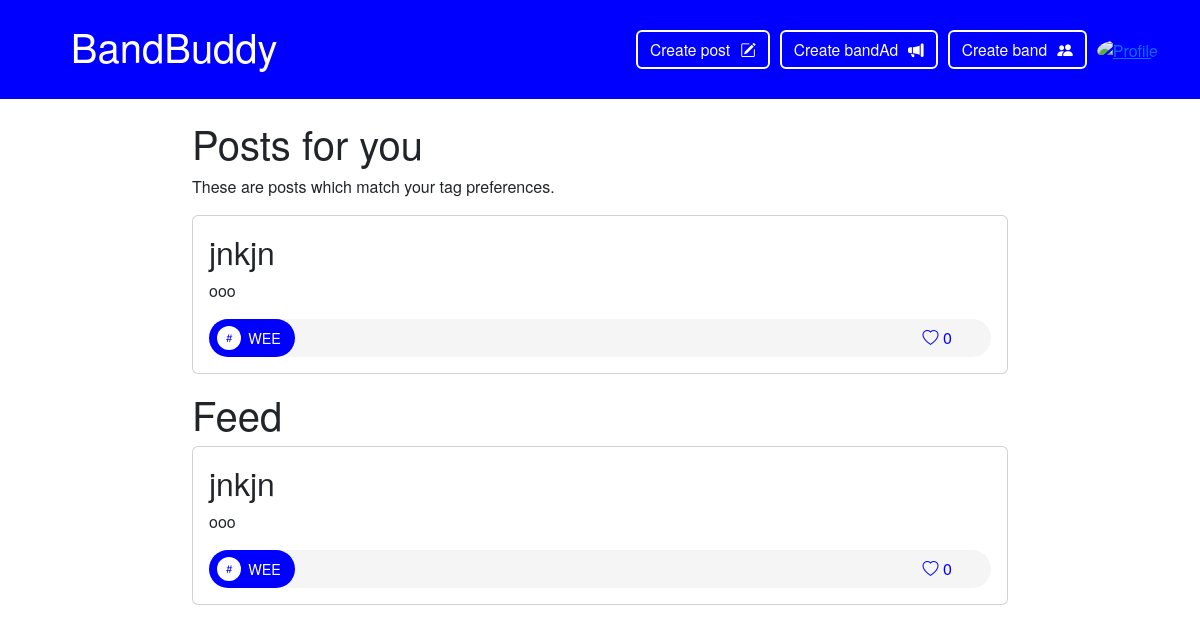
Screenshot of / (signed in) with the database file from the repository.
### app/models.py (models this page shows)
class User(db.Model):
    id = db.Column(db.Integer, primary_key=True)
    name = db.Column(db.String(50), nullable=False)
    email = db.Column(db.String(50), unique=True, nullable=False)
    password = db.Column(db.String(128), nullable=False)
    profile_picture = db.Column(db.String(100), nullable=True)
    likes = db.relationship('Like', back_populates='user', cascade='all, delete-orphan')
    interests = db.relationship('Interest', back_populates='user', cascade='all, delete-orphan')
    tag_preferences = db.relationship('Tag', secondary=user_tag_preferences, back_populates='users')
    bands = db.relationship('Band', back_populates='owner', cascade='all, delete-orphan')
    posts = db.relationship('Post', back_populates='author', cascade='all, delete-orphan')

class Post(db.Model):
    id = db.Column(db.Integer, primary_key=True)
    content = db.Column(db.String(500), nullable=False)
    image = db.Column(db.String(50), nullable=True)
    author_id = db.Column(db.Integer, db.ForeignKey('user.id'), nullable=False)
    date = db.Column(db.DateTime, nullable=False, default=datetime.utcnow)
    likes = db.relationship('Like', back_populates='post', cascade='all, delete-orphan')
    author = db.relationship('User', back_populates='posts')
    tags = db.relationship('Tag', secondary=post_tags, back_populates='posts')

class Tag(db.Model):
    id = db.Column(db.Integer, primary_key=True)
    name = db.Column(db.String(50), nullable=False, unique=True)
    posts = db.relationship('Post', secondary=post_tags, back_populates='tags')
    users = db.relationship('User', secondary=user_tag_preferences, back_populates='tag_preferences')

### app/views.py (the view)
@app.route('/', methods=['GET'])
def feed():
    matching_tag_posts = []
    if session.get('logged_in', False):
        user_id = session['user_id']
        user = models.User.query.get(user_id)
        user_tags = [tag.name for tag in user.tag_preferences]
        print(user_tags)
        matching_tag_posts = [
            {
                "type": "post",
                "content": post.content,
                "image": post.image,
                "author": models.User.query.get(post.author_id).name,
                "date": post.date,
                "id": post.id,
                "like_count": models.Like.query.filter_by(post_id=post.id).count(),
                "liked": bool(models.Like.query.filter_by(user_id=session['user_id'], post_id=post.id).first()) if session.get('logged_in', False) else False,
                "tags": [tag.name for tag in post.tags]
            }
            for post in models.Post.query.all()
            if any(tag.name in user_tags for tag in post.tags)
        ]
    bandads = models.Bandad.query.all()
    bandad_items = [
        {
            "type": "bandad",
            "band_name": models.Band.query.get(bandad.band_id).name,
            "lookingfor": bandad.lookingfor,
            "deadline": bandad.deadline,
            "formatted_deadline": bandad.deadline.strftime("%d %b"),
            "date": bandad.date,
            "id": bandad.id,
            "interested": bool(models.Interest.query.filter_by(user_id=session['user_id'], ad_id=bandad.id).first()) if session.get('logged_in', False) else False,
            "admin": bool(models.Band.query.get(bandad.band_id).owner == session['user_id']) if session.get('logged_in', False) else False
        }
        for bandad in bandads
    ]
    posts = models.Post.query.all()
    post_items = [
        {
            "type": "post",
            "content": post.content,
            "image": post.image,
            "author": models.User.query.get(post.author_id).name,
            "date": post.date,
            "id": post.id,
            "like_count": models.Like.query.filter_by(post_id=post.id).count(),
            "liked": bool(models.Like.query.filter_by(user_id=session['user_id'], post_id=post.id).first()) if session.get('logged_in', False) else False,
            "tags": [tag.name for tag in post.tags]
        }
        for post in posts
    ]
    feed_items = sorted(bandad_items + post_items, key = lambda x: x['date'], reverse=True)
    print(feed_items)
    return render_template('index.html', feed_items=feed_items, matching_tag_posts=matching_tag_posts, title="Feed")

### app/templates/index.html (shortened to what this page needs)
{% extends 'navbar_template.html' %}
{% block content %}
    <head>
    </head>
    <div class="container-fluid feed">
        {% if session.logged_in %}
            <h1>Posts for you</h1>
                <p>These are posts which match your tag preferences.</p>
                {% if matching_tag_posts %}
                    <div class="row">
                        {% for post in matching_tag_posts %}
                            <div class="col-12">
                                <div class="card mb-3">
                                    <div class="card-body">
                                        <h2 class="card-title">{{ post.author }}</h2>
                                        <p class="card-text">{{ post.content }}</p>
                                            <div class="card-interacts">
                                                {% for tag in post.tags %}
                                                    <span class="tag">
                                                        <span class="tag-icon"><i class="bi bi-hash"></i></span>
                                                        {{ tag }}
                                                    </span>
                                                {% endfor %}
                                            <div class="like">
                                                <i class="bi {{ 'bi-heart-fill' if post.liked else 'bi-heart' }} like" post-id="{{ post.id }}"></i>
                                                <span class="like-count">{{ post['like_count'] }}</span>
                                            </div>
                                        </div>
                                    </div>
                                </div>
                            </div>
                        {% endfor %}
                </div>
            {% else %}
                <p>No posts match your tags.</p>
            {% endif %}
        {% endif %}
        <h1>Feed</h1>
        {% if feed_items %}
            <div class="row">
                {% for item in feed_items %}
                    <div class="col-12">
                        <div class="card mb-3">
                            <div class="card-body">
                                {% if item.type == "post" %}
                                    <h2 class="card-title">{{ item.author }}</h2>
                                    <p class="card-text">{{ item.content }}</p>
                                    <div class="card-interacts">
                                        {% if item.tags %}
                                            {% for tag in item.tags %}
                                                <span class="tag">
                                                    <span class="tag-icon"><i class="bi bi-hash"></i></span>
                                                    {{ tag }}
                                                </span>
                                            {% endfor %}
                                        {% else %}
                                            <span class="empty-tag">
                                                No tag
                                            </span>
                                        {% endif %}
                                       <div class="like">
                                            <i class="bi {{ 'bi-heart-fill' if item.liked else 'bi-heart' }} like" post-id="{{ item.id }}"></i>
                                            <span class="like-count">{{ item['like_count'] }}</span>
                                       </div>
                                    </div>
                                {% endif %}
                            </div>
                        </div>
                    </div>
            {% endfor %}
            </div>
        {% else %}
            <p>No posts yet.</p>
        {% endif %}
    </div>
{% endblock %}

### app/static/css/style.css (style rules this page uses)
body { display: flex; flex-direction: column; align-items: center; justify-content: flex-start; height: 100vh; margin: 0; font-family: 'Helvetica Neue', Helvetica, Arial, sans-serif; }
.card { height: auto; }
.card-interacts { display: flex; justify-content: space-between; align-items: center; width: 100%; background-color: whitesmoke; border-radius: 9999px; padding-right: 5%; }
.like { display: inline-block; margin-left: auto; color: blue; }
.tag { display: inline-flex; align-items: center; text-align: left; padding: 0.5em 1em; padding-left: 8px; border-radius: 9999px; background-color: blue; color: white; font-size: 0.9em; transition: background-color 0.3s ease, transform 0.2s ease; cursor: pointer; }
.tag-icon { display: flex; align-items: center; justify-content: center; width: 24px; height: 24px; margin-right: 0.5em; border-radius: 50%; background-color: white; opacity: 1; }
.tag-icon i { color: blue; font-size: 0.8em; }
.bi-heart { cursor: pointer; }

### rows the page displays
User: author "jnkjn", author "jnkjn"
Post: content "ooo", content "ooo"
Tag: name "WEE"

### other values shown
{{ post['like_count'] }} "0"
{{ item['like_count'] }} "0"
